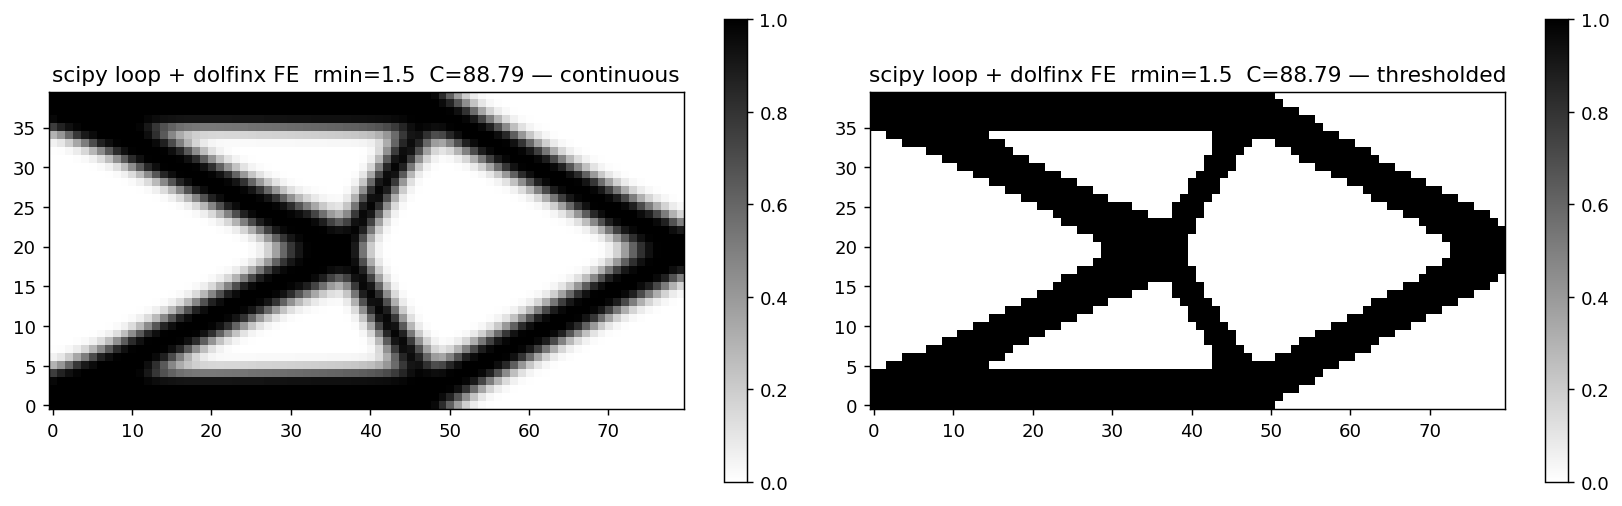

Reproduce this figure in Python.
"""
Run EXACT scipy top88 loop but use dolfinx for the FE solve.
If this gives clean results: the bug is in cantilever.py's loop structure.
Uses rmin=1.5 element units = 0.0375 physical (standard Andreassen).
"""
import sys
from pathlib import Path
sys.path.insert(0, str(Path(__file__).parent.parent))
import numpy as np
import scipy.sparse as sp
from scipy.spatial import cKDTree
import matplotlib; matplotlib.use("Agg")
import matplotlib.pyplot as plt
from topoopt import ElasticityProblem
from topoopt.filters import ConeFilter

nelx, nely = 80, 40
lx, ly = 2.0, 1.0
volfrac, penal = 0.40, 3.0
E0, Emin = 1.0, 1e-9
max_iter, move = 150, 0.2
rmin_elem = 1.5           # element units
h = ly / nely             # = 0.025
rmin_phys = rmin_elem * h  # = 0.0375

# ── dolfinx FE problem ───────────────────────────────────────────────────
fem_prob = ElasticityProblem(nx=nelx, ny=nely, lx=lx, ly=ly,
                              penal=penal, load_type="midpoint")

# ── scipy-style cone filter in element units ─────────────────────────────
# Use element-unit coordinates (identical to physical scaled by h)
ex_all = np.repeat(np.arange(nelx), nely)
ey_all = np.tile(np.arange(nely), nelx)
cx_elem = ex_all + 0.5
cy_elem = ey_all + 0.5
pairs = cKDTree(np.column_stack([cx_elem, cy_elem])).query_pairs(
    rmin_elem, output_type="ndarray")
rows, cols, vals = (list(range(nelx*nely)), list(range(nelx*nely)),
                     [rmin_elem]*(nelx*nely))
for i, j in pairs:
    d = np.hypot(cx_elem[i]-cx_elem[j], cy_elem[i]-cy_elem[j])
    rows += [i, j]; cols += [j, i]; vals += [rmin_elem-d, rmin_elem-d]
H_sp = sp.csr_matrix((vals,(rows,cols)), shape=(nelx*nely,nelx*nely))
Hs_sp = np.asarray(H_sp.sum(1)).ravel()

# ── scipy-style centroid ordering vs dolfinx cell ordering ───────────────
# scipy: cell e = ex*nely + ey  (y varies fastest)
# dolfinx: need to determine actual ordering via centroids
from dolfinx import fem as dfem
import ufl
xcoord = ufl.SpatialCoordinate(fem_prob.domain)
pts = fem_prob.DG0.element.interpolation_points()
cx_fn = dfem.Function(fem_prob.DG0); cy_fn = dfem.Function(fem_prob.DG0)
cx_fn.interpolate(dfem.Expression(xcoord[0], pts))
cy_fn.interpolate(dfem.Expression(xcoord[1], pts))
cx_dx = cx_fn.x.array; cy_dx = cy_fn.x.array

# Physical centroids of scipy cells
sp_cx_phys = (ex_all + 0.5) * (lx/nelx)
sp_cy_phys = (ey_all + 0.5) * (ly/nely)

# For each scipy cell e, find matching dolfinx cell
sp_to_dx = np.zeros(nelx*nely, dtype=int)
for e in range(nelx*nely):
    dists = (cx_dx - sp_cx_phys[e])**2 + (cy_dx - sp_cy_phys[e])**2
    sp_to_dx[e] = np.argmin(dists)
dx_to_sp = np.argsort(sp_to_dx)   # dolfinx index -> scipy index

def sp_filt(r_sp): return (H_sp @ r_sp) / Hs_sp   # filter in scipy order

def dolfinx_solve(xPhys_sp):
    """Solve FE and return compliance + sensitivity, both in scipy cell order."""
    # reorder to dolfinx
    xPhys_dx = xPhys_sp[dx_to_sp]
    xc_dx = np.maximum(xPhys_dx, 1e-3)
    fem_prob.update_density(xc_dx)
    u, compliance = fem_prob.solve()
    dc_dx = fem_prob.compliance_sensitivity(u)
    # reorder back to scipy
    dc_sp = dc_dx[sp_to_dx]
    xc_sp = np.maximum(xPhys_sp, 1e-3)
    return compliance, dc_sp, xc_sp

# ── top88 loop (pure scipy structure, dolfinx FE) ────────────────────────
x_sp = np.full(nelx*nely, volfrac)
xPhys_sp = sp_filt(x_sp)
C_hist = []

for it in range(1, max_iter+1):
    C, dc_raw_sp, xc_sp = dolfinx_solve(xPhys_sp)
    C_hist.append(C)

    # weighted sensitivity filter
    dc_f = (H_sp @ (xc_sp * dc_raw_sp)) / Hs_sp / np.maximum(1e-3, xc_sp)

    dc_abs = np.maximum(-dc_f, 1e-30)
    l1, l2 = 1e-9, 1e9
    while (l2-l1)/(l1+l2) > 1e-6:
        lm = 0.5*(l1+l2)
        xn = np.clip(xPhys_sp * np.sqrt(dc_abs/lm),
                     np.maximum(0.001, xPhys_sp - move),
                     np.minimum(1.0, xPhys_sp + move))
        if xn.mean() > volfrac: l1 = lm
        else: l2 = lm
    x_sp = xn
    xPhys_sp = sp_filt(x_sp)

    if it <= 5 or it % 20 == 0:
        print(f"  iter {it:4d}  C={C:.4f}  vol={xPhys_sp.mean():.4f}")

# ── Plot ─────────────────────────────────────────────────────────────────
rho_grid = xPhys_sp.reshape(nelx, nely).T
fig, axes = plt.subplots(1, 2, figsize=(13, 4))
for ax, dat, title in [(axes[0], rho_grid, "continuous"),
                        (axes[1], rho_grid>=0.5, "thresholded")]:
    im = ax.imshow(dat.astype(float), origin="lower", cmap="gray_r",
                   vmin=0, vmax=1, aspect="equal")
    plt.colorbar(im, ax=ax)
    ax.set_title(f"scipy loop + dolfinx FE  rmin=1.5  C={C_hist[-1]:.2f} — {title}")
plt.tight_layout()
plt.savefig(Path(__file__).parent / "scipy_loop_dolfinx_fe.png", dpi=130, bbox_inches="tight")
print(f"\nFinal C={C_hist[-1]:.4f}")
print(f"Saved {Path(__file__).parent / 'scipy_loop_dolfinx_fe.png'}")
